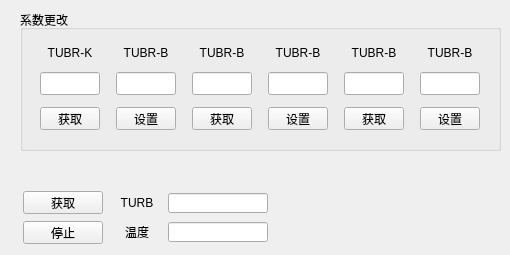
   <widget class="QWidget" name="tab_3">
    <attribute name="title">
     <string>浊度</string>
    </attribute>
    <widget class="QWidget" name="layoutWidget_12">
     <property name="geometry">
      <rect>
       <x>20</x>
       <y>190</y>
       <width>251</width>
       <height>56</height>
      </rect>
     </property>
     <layout class="QHBoxLayout" name="horizontalLayout_14">
      <item>
       <layout class="QVBoxLayout" name="verticalLayout_4">
        <item>
         <widget class="QPushButton" name="pushButton_50">
          <property name="sizePolicy">
           <sizepolicy hsizetype="Expanding" vsizetype="Fixed">
            <horstretch>0</horstretch>
            <verstretch>0</verstretch>
           </sizepolicy>
          </property>
          <property name="minimumSize">
           <size>
            <width>80</width>
            <height>23</height>
           </size>
          </property>
          <property name="maximumSize">
           <size>
            <width>80</width>
            <height>23</height>
           </size>
          </property>
          <property name="layoutDirection">
           <enum>Qt::LeftToRight</enum>
          </property>
          <property name="text">
           <string>获取</string>
          </property>
         </widget>
        </item>
        <item>
         <widget class="QPushButton" name="pushButton_51">
          <property name="sizePolicy">
           <sizepolicy hsizetype="Expanding" vsizetype="Fixed">
            <horstretch>0</horstretch>
            <verstretch>0</verstretch>
           </sizepolicy>
          </property>
          <property name="minimumSize">
           <size>
            <width>80</width>
            <height>23</height>
           </size>
          </property>
          <property name="maximumSize">
           <size>
            <width>80</width>
            <height>23</height>
           </size>
          </property>
          <property name="text">
           <string>停止</string>
          </property>
         </widget>
        </item>
       </layout>
      </item>
      <item>
       <layout class="QGridLayout" name="gridLayout_9">
        <item row="0" column="0">
         <widget class="QLabel" name="label_56">
          <property name="sizePolicy">
           <sizepolicy hsizetype="Fixed" vsizetype="Fixed">
            <horstretch>0</horstretch>
            <verstretch>0</verstretch>
           </sizepolicy>
          </property>
          <property name="minimumSize">
           <size>
            <width>50</width>
            <height>20</height>
           </size>
          </property>
          <property name="maximumSize">
           <size>
            <width>50</width>
            <height>20</height>
           </size>
          </property>
          <property name="text">
           <string>TURB</string>
          </property>
          <property name="alignment">
           <set>Qt::AlignCenter</set>
          </property>
         </widget>
        </item>
        <item row="0" column="1">
         <widget class="QLineEdit" name="lineEdit_43">
          <property name="minimumSize">
           <size>
            <width>100</width>
            <height>20</height>
           </size>
          </property>
          <property name="maximumSize">
           <size>
            <width>100</width>
            <height>20</height>
           </size>
          </property>
         </widget>
        </item>
        <item row="1" column="0">
         <widget class="QLabel" name="label_57">
          <property name="sizePolicy">
           <sizepolicy hsizetype="Fixed" vsizetype="Fixed">
            <horstretch>0</horstretch>
            <verstretch>0</verstretch>
           </sizepolicy>
          </property>
          <property name="minimumSize">
           <size>
            <width>50</width>
            <height>20</height>
           </size>
          </property>
          <property name="maximumSize">
           <size>
            <width>50</width>
            <height>20</height>
           </size>
          </property>
          <property name="text">
           <string>温度</string>
          </property>
          <property name="alignment">
           <set>Qt::AlignCenter</set>
          </property>
         </widget>
        </item>
        <item row="1" column="1">
         <widget class="QLineEdit" name="lineEdit_44">
          <property name="sizePolicy">
           <sizepolicy hsizetype="Fixed" vsizetype="Fixed">
            <horstretch>0</horstretch>
            <verstretch>0</verstretch>
           </sizepolicy>
          </property>
          <property name="minimumSize">
           <size>
            <width>100</width>
            <height>20</height>
           </size>
          </property>
          <property name="maximumSize">
           <size>
            <width>100</width>
            <height>20</height>
           </size>
          </property>
         </widget>
        </item>
       </layout>
      </item>
     </layout>
    </widget>
    <widget class="QGroupBox" name="groupBox_10">
     <property name="geometry">
      <rect>
       <x>20</x>
       <y>10</y>
       <width>481</width>
       <height>141</height>
      </rect>
     </property>
     <property name="title">
      <string>系数更改</string>
     </property>
     <widget class="QWidget" name="layoutWidget_22">
      <property name="geometry">
       <rect>
        <x>10</x>
        <y>30</y>
        <width>461</width>
        <height>99</height>
       </rect>
      </property>
      <layout class="QGridLayout" name="gridLayout_20">
       <item row="1" column="3">
        <widget class="QLineEdit" name="lineEdit_87">
         <property name="sizePolicy">
          <sizepolicy hsizetype="Fixed" vsizetype="Fixed">
           <horstretch>0</horstretch>
           <verstretch>0</verstretch>
          </sizepolicy>
         </property>
         <property name="minimumSize">
          <size>
           <width>57</width>
           <height>23</height>
          </size>
         </property>
         <property name="maximumSize">
          <size>
           <width>60</width>
           <height>23</height>
          </size>
         </property>
        </widget>
       </item>
       <item row="0" column="0">
        <widget class="QLabel" name="label_88">
         <property name="sizePolicy">
          <sizepolicy hsizetype="Fixed" vsizetype="Fixed">
           <horstretch>0</horstretch>
           <verstretch>0</verstretch>
          </sizepolicy>
         </property>
         <property name="minimumSize">
          <size>
           <width>57</width>
           <height>10</height>
          </size>
         </property>
         <property name="maximumSize">
          <size>
           <width>60</width>
           <height>16777215</height>
          </size>
         </property>
         <property name="text">
          <string>TUBR-K</string>
         </property>
         <property name="alignment">
          <set>Qt::AlignCenter</set>
         </property>
        </widget>
       </item>
       <item row="0" column="3">
        <widget class="QLabel" name="label_100">
         <property name="sizePolicy">
          <sizepolicy hsizetype="Fixed" vsizetype="Fixed">
           <horstretch>0</horstretch>
           <verstretch>0</verstretch>
          </sizepolicy>
         </property>
         <property name="minimumSize">
          <size>
           <width>57</width>
           <height>10</height>
          </size>
         </property>
         <property name="maximumSize">
          <size>
           <width>60</width>
           <height>16777215</height>
          </size>
         </property>
         <property name="text">
          <string>TUBR-B</string>
         </property>
         <property name="alignment">
          <set>Qt::AlignCenter</set>
         </property>
        </widget>
       </item>
       <item row="1" column="0">
        <widget class="QLineEdit" name="lineEdit_75">
         <property name="sizePolicy">
          <sizepolicy hsizetype="Fixed" vsizetype="Fixed">
           <horstretch>0</horstretch>
           <verstretch>0</verstretch>
          </sizepolicy>
         </property>
         <property name="minimumSize">
          <size>
           <width>57</width>
           <height>23</height>
          </size>
         </property>
         <property name="maximumSize">
          <size>
           <width>60</width>
           <height>23</height>
          </size>
         </property>
        </widget>
       </item>
       <item row="2" column="0">
        <widget class="QPushButton" name="pushButton_82">
         <property name="sizePolicy">
          <sizepolicy hsizetype="Fixed" vsizetype="Fixed">
           <horstretch>0</horstretch>
           <verstretch>0</verstretch>
          </sizepolicy>
         </property>
         <property name="minimumSize">
          <size>
           <width>57</width>
           <height>23</height>
          </size>
         </property>
         <property name="maximumSize">
          <size>
           <width>60</width>
           <height>23</height>
          </size>
         </property>
         <property name="text">
          <string>获取</string>
         </property>
        </widget>
       </item>
       <item row="1" column="1">
        <widget class="QLineEdit" name="lineEdit_76">
         <property name="sizePolicy">
          <sizepolicy hsizetype="Fixed" vsizetype="Fixed">
           <horstretch>0</horstretch>
           <verstretch>0</verstretch>
          </sizepolicy>
         </property>
         <property name="minimumSize">
          <size>
           <width>57</width>
           <height>23</height>
          </size>
         </property>
         <property name="maximumSize">
          <size>
           <width>60</width>
           <height>23</height>
          </size>
         </property>
        </widget>
       </item>
       <item row="0" column="1">
        <widget class="QLabel" name="label_89">
         <property name="sizePolicy">
          <sizepolicy hsizetype="Fixed" vsizetype="Fixed">
           <horstretch>0</horstretch>
           <verstretch>0</verstretch>
          </sizepolicy>
         </property>
         <property name="minimumSize">
          <size>
           <width>57</width>
           <height>10</height>
          </size>
         </property>
         <property name="maximumSize">
          <size>
           <width>60</width>
           <height>16777215</height>
          </size>
         </property>
         <property name="text">
          <string>TUBR-B</string>
         </property>
         <property name="alignment">
          <set>Qt::AlignCenter</set>
         </property>
        </widget>
       </item>
       <item row="2" column="2">
        <widget class="QPushButton" name="pushButton_94">
         <property name="sizePolicy">
          <sizepolicy hsizetype="Fixed" vsizetype="Fixed">
           <horstretch>0</horstretch>
           <verstretch>0</verstretch>
          </sizepolicy>
         </property>
         <property name="minimumSize">
          <size>
           <width>57</width>
           <height>23</height>
          </size>
         </property>
         <property name="maximumSize">
          <size>
           <width>60</width>
           <height>23</height>
          </size>
         </property>
         <property name="text">
          <string>获取</string>
         </property>
        </widget>
       </item>
       <item row="1" column="4">
        <widget class="QLineEdit" name="lineEdit_88">
         <property name="sizePolicy">
          <sizepolicy hsizetype="Fixed" vsizetype="Fixed">
           <horstretch>0</horstretch>
           <verstretch>0</verstretch>
          </sizepolicy>
         </property>
         <property name="minimumSize">
          <size>
           <width>57</width>
           <height>23</height>
          </size>
         </property>
         <property name="maximumSize">
          <size>
           <width>60</width>
           <height>23</height>
          </size>
         </property>
        </widget>
       </item>
       <item row="2" column="1">
        <widget class="QPushButton" name="pushButton_83">
         <property name="sizePolicy">
          <sizepolicy hsizetype="Fixed" vsizetype="Fixed">
           <horstretch>0</horstretch>
           <verstretch>0</verstretch>
          </sizepolicy>
         </property>
         <property name="minimumSize">
          <size>
           <width>57</width>
           <height>23</height>
          </size>
         </property>
         <property name="maximumSize">
          <size>
           <width>60</width>
           <height>23</height>
          </size>
         </property>
         <property name="text">
          <string>设置</string>
         </property>
        </widget>
       </item>
       <item row="1" column="5">
        <widget class="QLineEdit" name="lineEdit_89">
         <property name="sizePolicy">
          <sizepolicy hsizetype="Fixed" vsizetype="Fixed">
           <horstretch>0</horstretch>
           <verstretch>0</verstretch>
          </sizepolicy>
         </property>
         <property name="minimumSize">
          <size>
           <width>57</width>
           <height>23</height>
          </size>
         </property>
         <property name="maximumSize">
          <size>
           <width>60</width>
           <height>23</height>
          </size>
         </property>
        </widget>
       </item>
       <item row="1" column="2">
        <widget class="QLineEdit" name="lineEdit_90">
         <property name="sizePolicy">
          <sizepolicy hsizetype="Fixed" vsizetype="Fixed">
           <horstretch>0</horstretch>
           <verstretch>0</verstretch>
          </sizepolicy>
         </property>
         <property name="minimumSize">
          <size>
           <width>57</width>
           <height>23</height>
          </size>
         </property>
         <property name="maximumSize">
          <size>
           <width>60</width>
           <height>23</height>
          </size>
         </property>
        </widget>
       </item>
       <item row="0" column="2">
        <widget class="QLabel" name="label_101">
         <property name="sizePolicy">
          <sizepolicy hsizetype="Fixed" vsizetype="Fixed">
           <horstretch>0</horstretch>
           <verstretch>0</verstretch>
          </sizepolicy>
         </property>
         <property name="minimumSize">
          <size>
           <width>57</width>
           <height>10</height>
          </size>
         </property>
         <property name="maximumSize">
          <size>
           <width>60</width>
           <height>16777215</height>
          </size>
         </property>
         <property name="text">
          <string>TUBR-B</string>
         </property>
         <property name="alignment">
          <set>Qt::AlignCenter</set>
         </property>
        </widget>
       </item>
       <item row="0" column="4">
        <widget class="QLabel" name="label_102">
         <property name="sizePolicy">
          <sizepolicy hsizetype="Fixed" vsizetype="Fixed">
           <horstretch>0</horstretch>
           <verstretch>0</verstretch>
          </sizepolicy>
         </property>
         <property name="minimumSize">
          <size>
           <width>57</width>
           <height>10</height>
          </size>
         </property>
         <property name="maximumSize">
          <size>
           <width>60</width>
           <height>16777215</height>
          </size>
         </property>
         <property name="text">
          <string>TUBR-B</string>
         </property>
         <property name="alignment">
          <set>Qt::AlignCenter</set>
         </property>
        </widget>
       </item>
       <item row="0" column="5">
        <widget class="QLabel" name="label_103">
         <property name="sizePolicy">
          <sizepolicy hsizetype="Fixed" vsizetype="Fixed">
           <horstretch>0</horstretch>
           <verstretch>0</verstretch>
          </sizepolicy>
         </property>
         <property name="minimumSize">
          <size>
           <width>57</width>
           <height>10</height>
          </size>
         </property>
         <property name="maximumSize">
          <size>
           <width>60</width>
           <height>16777215</height>
          </size>
         </property>
         <property name="text">
          <string>TUBR-B</string>
         </property>
         <property name="alignment">
          <set>Qt::AlignCenter</set>
         </property>
        </widget>
       </item>
       <item row="2" column="3">
        <widget class="QPushButton" name="pushButton_95">
         <property name="sizePolicy">
          <sizepolicy hsizetype="Fixed" vsizetype="Fixed">
           <horstretch>0</horstretch>
           <verstretch>0</verstretch>
          </sizepolicy>
         </property>
         <property name="minimumSize">
          <size>
           <width>57</width>
           <height>23</height>
          </size>
         </property>
         <property name="maximumSize">
          <size>
           <width>60</width>
           <height>23</height>
          </size>
         </property>
         <property name="text">
          <string>设置</string>
         </property>
        </widget>
       </item>
       <item row="2" column="4">
        <widget class="QPushButton" name="pushButton_96">
         <property name="sizePolicy">
          <sizepolicy hsizetype="Fixed" vsizetype="Fixed">
           <horstretch>0</horstretch>
           <verstretch>0</verstretch>
          </sizepolicy>
         </property>
         <property name="minimumSize">
          <size>
           <width>57</width>
           <height>23</height>
          </size>
         </property>
         <property name="maximumSize">
          <size>
           <width>60</width>
           <height>23</height>
          </size>
         </property>
         <property name="text">
          <string>获取</string>
         </property>
        </widget>
       </item>
       <item row="2" column="5">
        <widget class="QPushButton" name="pushButton_97">
         <property name="sizePolicy">
          <sizepolicy hsizetype="Fixed" vsizetype="Fixed">
           <horstretch>0</horstretch>
           <verstretch>0</verstretch>
          </sizepolicy>
         </property>
         <property name="minimumSize">
          <size>
           <width>57</width>
           <height>23</height>
          </size>
         </property>
         <property name="maximumSize">
          <size>
           <width>60</width>
           <height>23</height>
          </size>
         </property>
         <property name="text">
          <string>设置</string>
         </property>
        </widget>
       </item>
      </layout>
     </widget>
    </widget>
   </widget>
